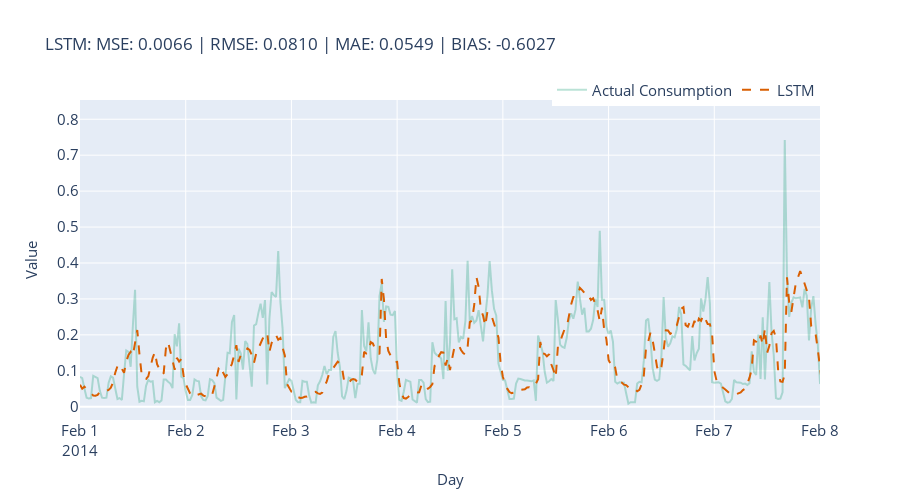

Notebook source saved alongside this figure:
### Code cell
## Lasso
model_name = ['LSTM']
model_display_name = ['LSTM']

fig = plot_forecast(lstm_data,
                    forecast_columns=['predicted'],
                    forecast_display_names=model_display_name, timestamp_col ='timestamp',
                    target_col_name="actual")
fig = format_plot(fig)
fig.update_layout(
    title=f"{model_name[0]}: "\
          f"MSE: {ts_aggtest_metrics.loc[ts_aggtest_metrics.algorithm==model_name[0]][['MSE']].iloc[0].item():.4f} | "\
          f"RMSE: {ts_aggtest_metrics.loc[ts_aggtest_metrics.algorithm==model_name[0]][['RMSE']].iloc[0].item():.4f} | "\
          f"MAE: {ts_aggtest_metrics.loc[ts_aggtest_metrics.algorithm==model_name[0]][['MAE']].iloc[0].item():.4f} | "\
          f"BIAS: {ts_aggtest_metrics.loc[ts_aggtest_metrics.algorithm==model_name[0]][['Forecast Bias']].iloc[0].item():.4f}"
)
fig.update_xaxes(type="date", range=["2014-02-01", "2014-02-08"])
fig.write_image(dst_img/"lstm.png")
fig.show()

### Figure 1 — Plotly figure (JSON) as saved in the notebook; plotly's stock layout.template omitted (floating-point values rounded to 4 significant figures; data arrays with more than 128 entries replaced by an {"elided": "..."} marker saying what was removed)
{"data": [{"line": {"color": "rgba(27,158,119, 0.3)"}, "mode": "lines", "name": "Actual Consumption", "type": "scatter", "x": {"elided": "1296 str values"}, "y": {"elided": "1296 float values"}}, {"line": {"color": "rgba(217,95,2, 1)", "dash": "dash"}, "mode": "lines", "name": "LSTM", "type": "scatter", "x": {"elided": "1296 str values"}, "y": {"elided": "1296 float values"}}], "layout": {"autosize": false, "height": 500, "legend": {"font": {"size": 15}, "orientation": "h", "title": {}, "x": 1, "xanchor": "right", "y": 0.98, "yanchor": "bottom"}, "title": {"text": "LSTM: MSE: 0.0066 | RMSE: 0.0810 | MAE: 0.0549 | BIAS: -0.6027"}, "width": 900, "xaxis": {"range": ["2014-02-01", "2014-02-08"], "tickfont": {"size": 15}, "title": {"font": {"size": 15}, "text": "Day"}, "type": "date"}, "yaxis": {"tickfont": {"size": 15}, "title": {"font": {"size": 15}, "text": "Value"}}}}
